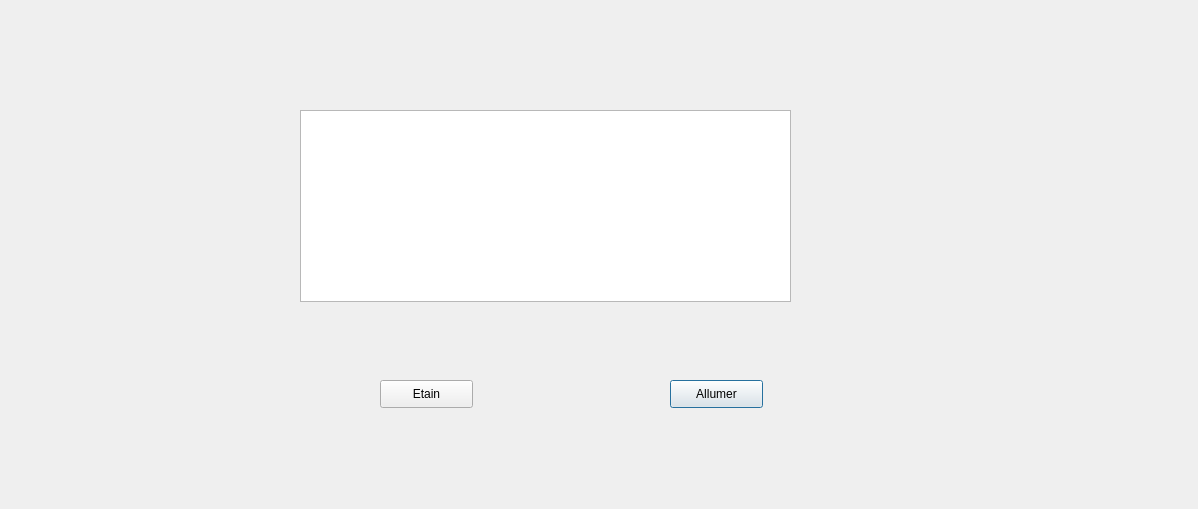
<?xml version="1.0" encoding="UTF-8"?>
<ui version="4.0">
 <class>arduino_inter</class>
 <widget class="QDialog" name="arduino_inter">
  <property name="geometry">
   <rect>
    <x>0</x>
    <y>0</y>
    <width>1198</width>
    <height>509</height>
   </rect>
  </property>
  <property name="windowTitle">
   <string>Dialog</string>
  </property>
  <widget class="QLabel" name="label">
   <property name="geometry">
    <rect>
     <x>40</x>
     <y>-10</y>
     <width>1031</width>
     <height>511</height>
    </rect>
   </property>
   <property name="text">
    <string/>
   </property>
   <property name="pixmap">
    <pixmap>../../gestion_fournisseur/back.png</pixmap>
   </property>
   <property name="scaledContents">
    <bool>true</bool>
   </property>
  </widget>
  <widget class="QLabel" name="label_2">
   <property name="geometry">
    <rect>
     <x>190</x>
     <y>35</y>
     <width>741</width>
     <height>451</height>
    </rect>
   </property>
   <property name="text">
    <string/>
   </property>
   <property name="pixmap">
    <pixmap>../../gestion_fournisseur/1.png</pixmap>
   </property>
   <property name="scaledContents">
    <bool>false</bool>
   </property>
  </widget>
  <widget class="QTableView" name="tableView">
   <property name="geometry">
    <rect>
     <x>300</x>
     <y>110</y>
     <width>491</width>
     <height>192</height>
    </rect>
   </property>
  </widget>
  <widget class="QLabel" name="label_3">
   <property name="geometry">
    <rect>
     <x>310</x>
     <y>159</y>
     <width>501</width>
     <height>61</height>
    </rect>
   </property>
   <property name="text">
    <string/>
   </property>
  </widget>
  <widget class="QPushButton" name="pushButton">
   <property name="geometry">
    <rect>
     <x>670</x>
     <y>380</y>
     <width>93</width>
     <height>28</height>
    </rect>
   </property>
   <property name="text">
    <string>Allumer</string>
   </property>
  </widget>
  <widget class="QPushButton" name="pushButton_2">
   <property name="geometry">
    <rect>
     <x>380</x>
     <y>380</y>
     <width>93</width>
     <height>28</height>
    </rect>
   </property>
   <property name="text">
    <string>Etain</string>
   </property>
  </widget>
 </widget>
 <resources/>
 <connections/>
</ui>
